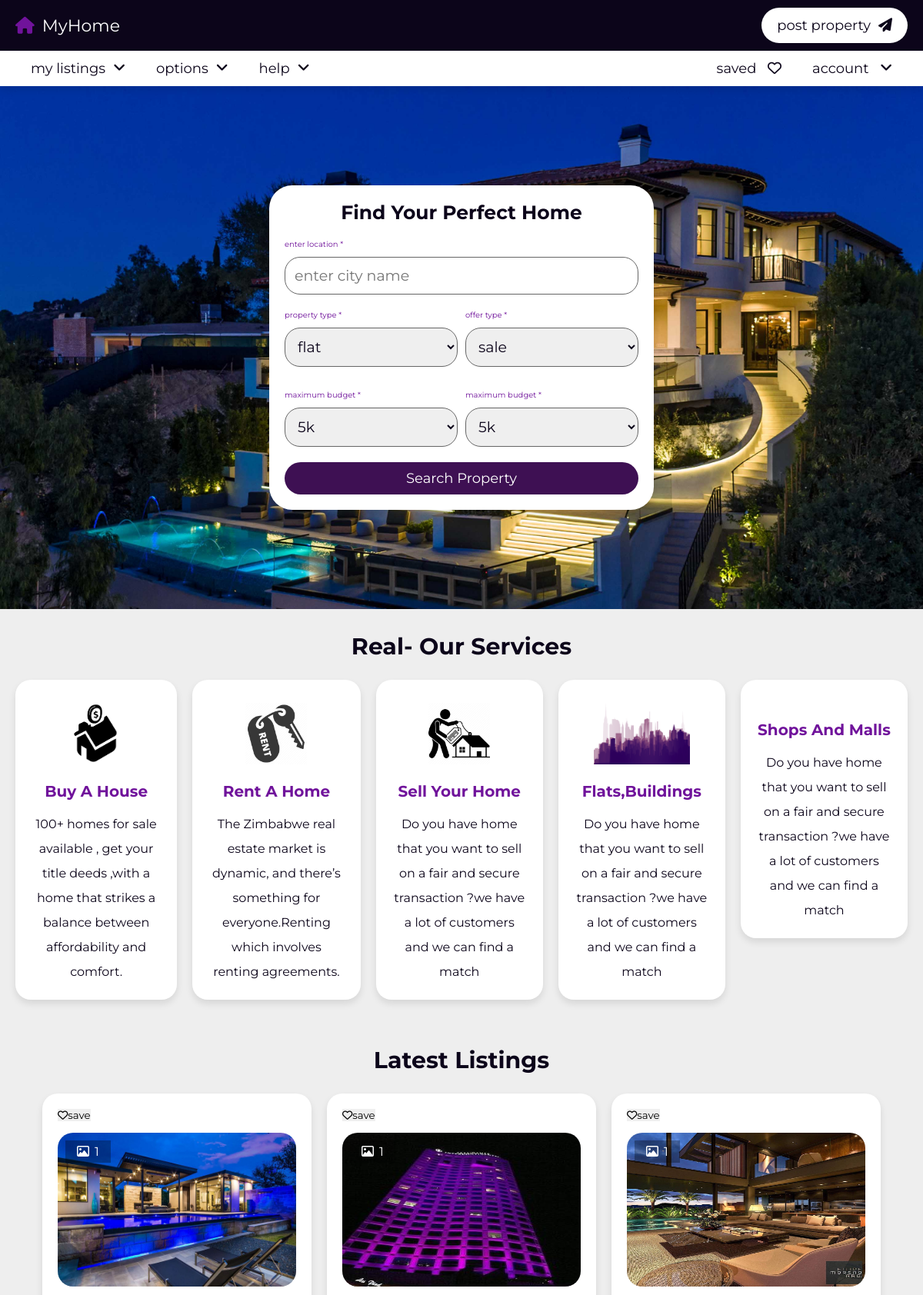
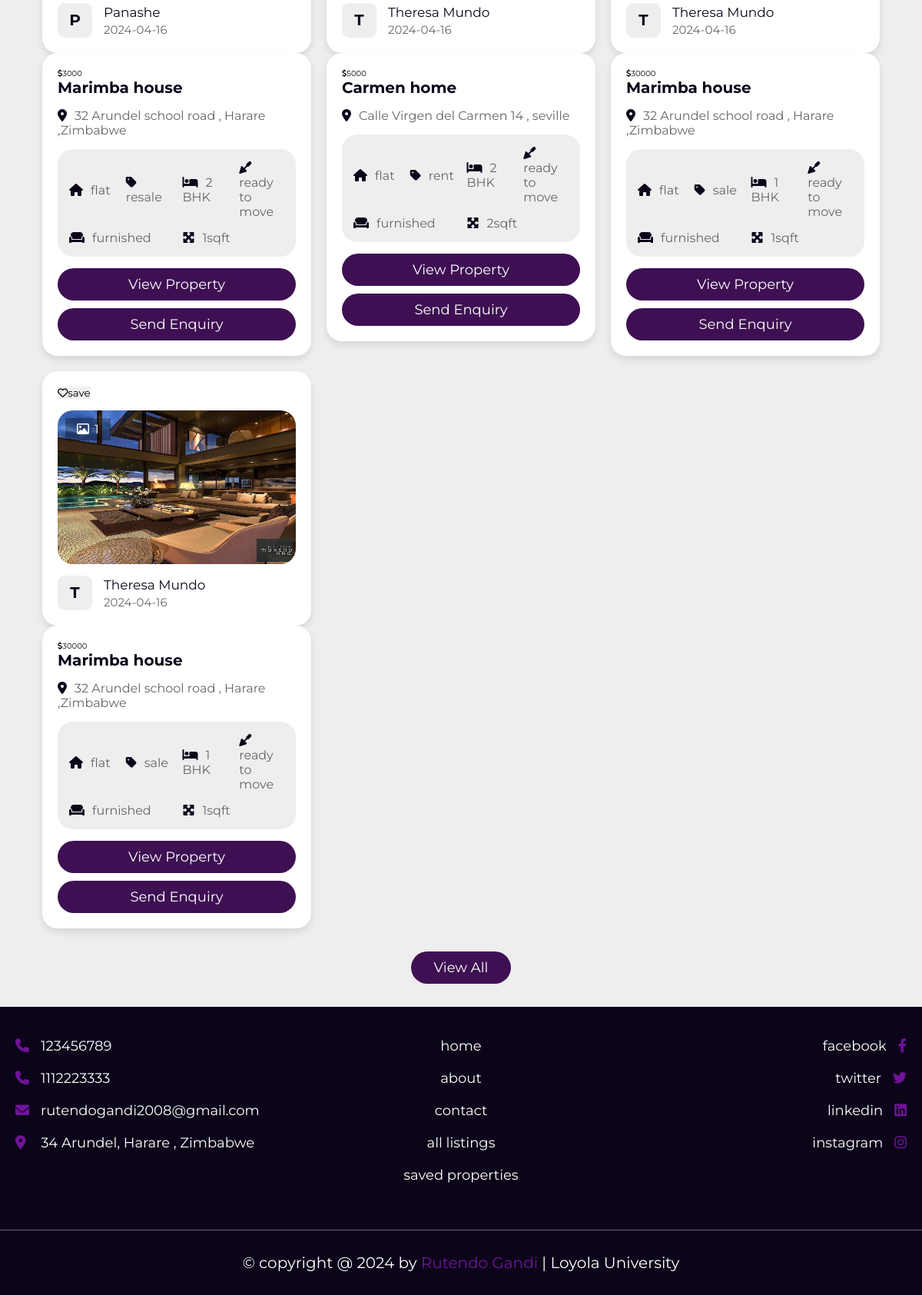
The app's page /home.php with its own data (2 pictures, top to bottom).
### tables this page shows
CREATE TABLE `property` (
  `id` varchar(20) NOT NULL,
  `user_id` varchar(20) NOT NULL,
  `property_name` varchar(50) NOT NULL,
  `address` varchar(100) NOT NULL,
  `price` varchar(10) NOT NULL,
  `type` varchar(10) NOT NULL,
  `offer` varchar(10) NOT NULL,
  `status` varchar(50) NOT NULL,
  `furnished` varchar(50) NOT NULL,
  `bhk` varchar(10) NOT NULL,
  `deposite` varchar(10) NOT NULL,
  `bedroom` varchar(10) NOT NULL,
  `bathroom` varchar(10) NOT NULL,
  `balcony` varchar(10) NOT NULL,
  `carpet` varchar(10) NOT NULL,
  `age` varchar(2) NOT NULL,
  `total_floors` varchar(2) NOT NULL,
  `room_floor` varchar(2) NOT NULL,
  `loan` varchar(50) NOT NULL,
  `lift` varchar(3) NOT NULL,
  `security_guard` varchar(3) NOT NULL,
  `play_ground` varchar(3) NOT NULL,
  `garden` varchar(3) NOT NULL,
  `water_supply` varchar(50) NOT NULL,
  `power_backup` varchar(3) NOT NULL,
  `parking_area` varchar(3) NOT NULL,
  `gym` varchar(3) NOT NULL,
  `shopping_mall` varchar(3) NOT NULL,
  `hospital` varchar(3) NOT NULL,
  `school` varchar(3) NOT NULL,
  `market_area` varchar(3) NOT NULL,
  `image_01` varchar(50) NOT NULL,
  `image_02` varchar(50) NOT NULL,
  `image_03` varchar(50) NOT NULL,
  `image_04` varchar(50) NOT NULL,
  `image_05` varchar(50) NOT NULL,
  `description` text NOT NULL,
  `date` date NOT NULL DEFAULT current_timestamp()
);

CREATE TABLE `users` (
  `id` varchar(20) NOT NULL,
  `name` varchar(50) NOT NULL,
  `number` varchar(10) NOT NULL,
  `email` varchar(50) NOT NULL,
  `password` varchar(50) NOT NULL
);

### home.php (the view, shortened to what this page needs)
<?php
include 'components/connect.php';
if(isset($_COOKIE['user_id'])){
   $user_id = $_COOKIE['user_id'];
}else{
   $user_id = '';
}
?>
<!DOCTYPE html>
<html lang="en">
<head>
   <link rel="stylesheet" href="https://cdnjs.cloudflare.com/ajax/libs/font-awesome/6.2.0/css/all.min.css">
   <link rel="stylesheet" href="css/style.css">
</head>
<body>
<?php include 'components/user_header.php'; ?>
<div class="home">
   <section class="center">
      <form action="search.php" method="post">
         <h3>find your perfect home</h3>
         <div class="box">
            <p>enter location <span>*</span></p>
            <input type="text" name="h_location" required maxlength="100" placeholder="enter city name" class="input">
         </div>
         <div class="flex">
            <div class="box">
               <p>property type <span>*</span></p>
               <select name="h_type" class="input" required>
                  <option value="flat">flat</option>
               </select>
            </div>
            <div class="box">
               <p>offer type <span>*</span></p>
               <select name="h_offer" class="input" required>
                  <option value="sale">sale</option>
               </select>
            </div>
            <div class="box">
               <p>maximum budget <span>*</span></p>
               <select name="h_min" class="input" required>
                  <option value="5000">5k</option>
               </select>
            </div>
            <div class="box">
               <p>maximum budget <span>*</span></p>
               <select name="h_max" class="input" required>
                  <option value="5000">5k</option>
               </select>
            </div>
         </div>
         <input type="submit" value="search property" name="h_search" class="btn">
      </form>
   </section>
</div>
<section class="services">
   <h1 class="heading ">Real- Our Services</h1>
   <div class="box-container">
       <div class="box">
           <img src="images/buying-a-house-icon.png" alt="">
           <h3>Buy a house</h3>
           <p> 100+ homes for sale available , get your title deeds
               ,with a home that strikes a balance between affordability and comfort.</p>
           </div>
           <div class="box">
               <img src="images/rent a house.webp" alt="">
               <h3>Rent a home</h3>
               <p>The Zimbabwe real estate market is dynamic,
                    and there’s something for everyone.Renting which involves renting agreements.</p>
               </div>
       <div class="box">
           <img src="images/sellhome.png" alt="">
           <h3>Sell your home</h3>
           <p> Do you have home that you want to sell on a fair
                and secure transaction ?we have a lot of customers and we can find a match</p>
           </div>
           <div class="box">
               <img src="images/2.png" alt="">
               <h3>Flats,Buildings</h3>
               <p> Do you have home that you want to sell on a fair and
                    secure transaction ?we have a lot of customers and we can find a match</p>
               </div>
               <div class="box">
                   <h3>Shops and Malls</h3>
                   <p> Do you have home that you want to sell on a fair and secure transaction ?we have a lot of customers and we can find a match</p>
                   </div>
       </div>
</section>
<section class="listings">
   <h1 class="heading">Latest Listings</h1>
   <div class="box-container">
   <?php
         $select_properties = $conn->prepare("SELECT * FROM `property` ORDER BY date DESC LIMIT 6");
         $select_properties->execute();
         if($select_properties->rowCount() > 0){
            while($fetch_property = $select_properties->fetch(PDO::FETCH_ASSOC)){
            $select_user = $conn->prepare("SELECT * FROM `users` WHERE id = ?");
            $select_user->execute([$fetch_property['user_id']]);
            $fetch_user = $select_user->fetch(PDO::FETCH_ASSOC);
            if(!empty($fetch_property['bathroom_1'])){
               $image_coutn_02 = 1;
            }else{
               $image_coutn_02 = 0;
            }
            if(!empty($fetch_property['bathroom_2'])){
               $image_coutn_03 = 1;
            }else{
               $image_coutn_03 = 0;
            }
            if(!empty($fetch_property['bathroom_3'])){
               $image_coutn_04 = 1;
            }else{
               $image_coutn_04 = 0;
            }
            if(!empty($fetch_property['bathroom_4'])){
               $image_coutn_05 = 1;
            }else{
               $image_coutn_05 = 0;
            }
            $total_images = (1 + $image_coutn_02 + $image_coutn_03 + $image_coutn_04 + $image_coutn_05);
            $select_saved = $conn->prepare("SELECT * FROM `saved` WHERE property_id = ? and user_id = ?");
            $select_saved->execute([$fetch_property['id'], $user_id]);
      ?>
      <form action="" method="POST">
         <div class="box">
            <?php
               if($select_saved->rowCount() > 0){
            ?>
            <button type="submit" name="save" class="save"><i class="fas fa-heart"></i><span>saved</span></button>
            <?php
               }else{
            ?>
            <button type="submit" name="save" class="save"><i class="far fa-heart"></i><span>save</span></button>
            <?php
               }
            ?>
            <div class="thumb">
               <p class="total-images"><i class="far fa-image"></i><span><?= $total_images; ?></span></p>
               <img src="uploaded_files/<?= $fetch_property['image_01']; ?>" alt="">
            </div>
            <div class="admin">
               <h3><?= substr($fetch_user['name'], 0, 1); ?></h3>
               <div>
                  <p><?= $fetch_user['name']; ?></p>
                  <span><?= $fetch_property['date']; ?></span>
               </div>
            </div>
         </div>
         <div class="box">
            <div class="price"><i class="fas fa-dollar-sign"></i><span><?= $fetch_property['price']; ?></span></div>
            <h3 class="name"><?= $fetch_property['property_name']; ?></h3>
            <p class="location"><i class="fas fa-map-marker-alt"></i><span><?= $fetch_property['address']; ?></span></p>
            <div class="flex">
               <p><i class="fas fa-house"></i><span><?= $fetch_property['type']; ?></span></p>
               <p><i class="fas fa-tag"></i><span><?= $fetch_property['offer']; ?></span></p>
               <p><i class="fas fa-bed"></i><span><?= $fetch_property['bhk']; ?> BHK</span></p>
               <p><i class="fas fa-trowel"></i><span><?= $fetch_property['status']; ?></span></p>
               <p><i class="fas fa-couch"></i><span><?= $fetch_property['furnished']; ?></span></p>
               <p><i class="fas fa-maximize"></i><span><?= $fetch_property['carpet']; ?>sqft</span></p>
            </div>
            <div class="flex-btn">
               <a href="view_property.php?get_id=<?= $fetch_property['id']; ?>" class="btn">view property</a>
               <input type="submit" value="send enquiry" name="send" class="btn">
            </div>
         </div>
      </form>
      <?php
         }
      }else{
         echo '<p class="empty">no properties added yet! <a href="post_property.php" style="margin-top:1.5rem;" class="btn">add new</a></p>';
      }
      ?>
   </div>
   <div style="margin-top: 2rem; text-align:center;">
      <a href="listings.php" class="inline-btn">view all</a>
   </div>
</section>
<?php include 'components/footer.php'; ?>
</body>
</html>

### components/user_header.php (shortened to what this page needs)
<header class="header">
   <nav class="navbar nav-1">
      <section class="flex">
         <a href="home.php" class="logo"><i class="fas fa-house"></i>MyHome</a>
         <ul>
            <li><a href="post_property.php">post property<i class="fas fa-paper-plane"></i></a></li>
         </ul>
      </section>
   </nav>
   <nav class="navbar nav-2">
      <section class="flex">
         <div class="menu">
            <ul>
               <li><a href="#">my listings<i class="fas fa-angle-down"></i></a>
               </li>
               <li><a href="#">options<i class="fas fa-angle-down"></i></a>
               </li>
               <li><a href="#">help<i class="fas fa-angle-down"></i></a>
               </li>
            </ul>
         </div>
         <ul>
            <li><a href="saved.php">saved <i class="far fa-heart"></i></a></li>
            <li><a href="#">account <i class="fas fa-angle-down"></i></a>
                  <?php if($user_id != ''){ ?>
                  <li><a href="update.php">update profile</a></li>
                  <li><a href="components/user_logout.php" onclick="return confirm('logout from this website?');">logout</a>
                  <?php } ?></li>
               </ul>
      </section>
   </nav>
</header>

### components/footer.php
<footer class="footer">
   <section class="flex">
      <div class="box">
         <a href="tel:5734895737"><i class="fas fa-phone"></i><span>123456789</span></a>
         <a href="tel:+34 56783309"><i class="fas fa-phone"></i><span>1112223333</span></a>
         <a href="mailto:rutendogandi2008@gmail.com"><i class="fas fa-envelope"></i><span>rutendogandi2008@gmail.com</span></a>
         <a href="#"><i class="fas fa-map-marker-alt"></i><span> 34 Arundel, Harare , Zimbabwe</span></a>
      </div>
      <div class="box">
         <a href="home.php"><span>home</span></a>
         <a href="about.php"><span>about</span></a>
         <a href="contact.php"><span>contact</span></a>
         <a href="listings.php"><span>all listings</span></a>
         <a href="saved.php"><span>saved properties</span></a>
      </div>
      <div class="box">
         <a href="#"><span>facebook</span><i class="fab fa-facebook-f"></i></a>
         <a href="#"><span>twitter</span><i class="fab fa-twitter"></i></a>
         <a href="#"><span>linkedin</span><i class="fab fa-linkedin"></i></a>
         <a href="#"><span>instagram</span><i class="fab fa-instagram"></i></a>
      </div>
   </section>
   <div class="credit">&copy; copyright @ <?= date('Y'); ?> by <span>Rutendo Gandi</span> | Loyola University </div>
</footer>

### records on screen
property: total_images "1", image_01 (picture), users.name "P", users.name "Panashe", date "2024-04-16", price "3000", property_name "Marimba house", address "32 Arundel school road , Harare ,Zimbabwe", type "flat", offer "resale", bhk "2", status "ready to move", furnished "furnished", carpet "1"
property: total_images "1", image_01 (picture), users.name "T", users.name "Theresa Mundo", date "2024-04-16", price "5000", property_name "Carmen home", address "Calle Virgen del Carmen 14 , seville", type "flat", offer "rent", bhk "2", status "ready to move", furnished "furnished", carpet "2"
property: total_images "1", image_01 (picture), users.name "T", users.name "Theresa Mundo", date "2024-04-16", price "30000", property_name "Marimba house", address "32 Arundel school road , Harare ,Zimbabwe", type "flat", offer "sale", bhk "1", status "ready to move", furnished "furnished", carpet "1"
property: total_images "1", image_01 (picture), users.name "T", users.name "Theresa Mundo", date "2024-04-16", price "30000", property_name "Marimba house", address "32 Arundel school road , Harare ,Zimbabwe", type "flat", offer "sale", bhk "1", status "ready to move", furnished "furnished", carpet "1"
